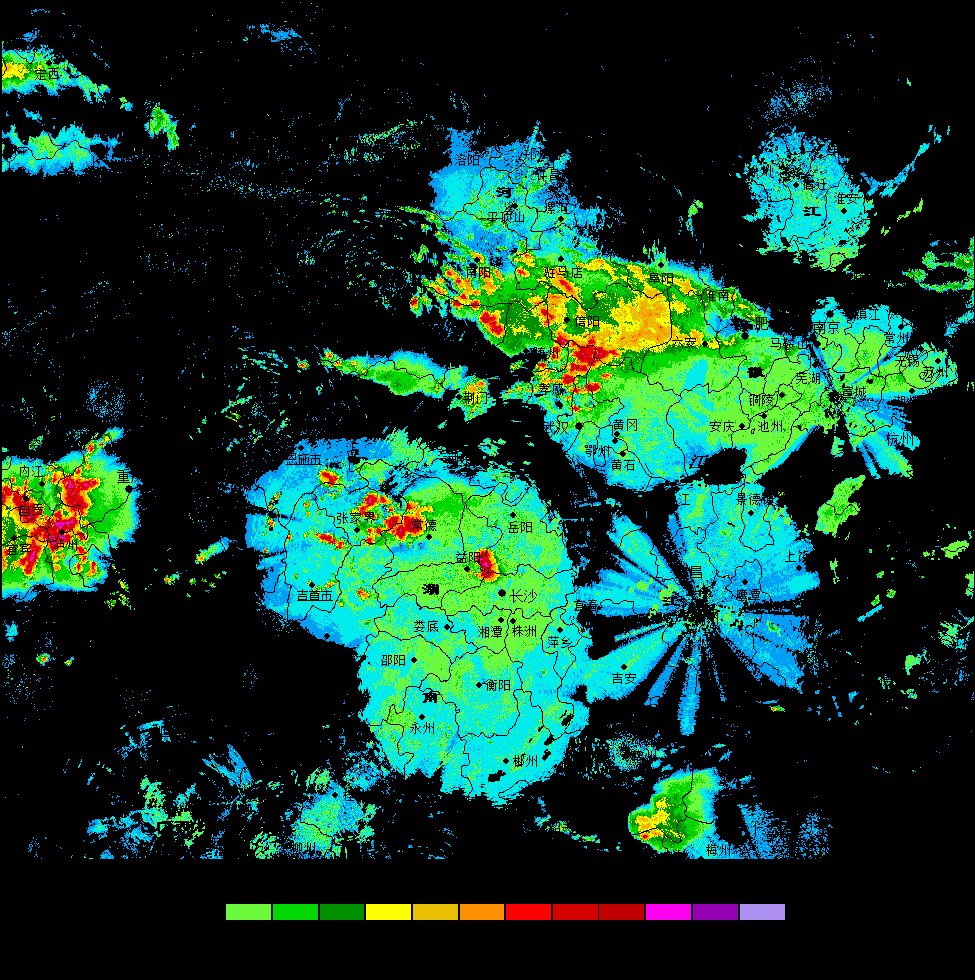
#> input picture resource/filtered_image.png, 975 x 980 px
$ python gray_rader.py
#> lines starting #> are read from the running program, lines starting #| are printed output that depends on the picture
import cv2


color_radar_image = cv2.imread('filtered_image.png')
#> color_radar_image is the input picture: shape (980, 975, 3); mean B, G, R 40.7, 59.6, 14.9

gray_radar_image = cv2.cvtColor(color_radar_image, cv2.COLOR_BGR2GRAY)
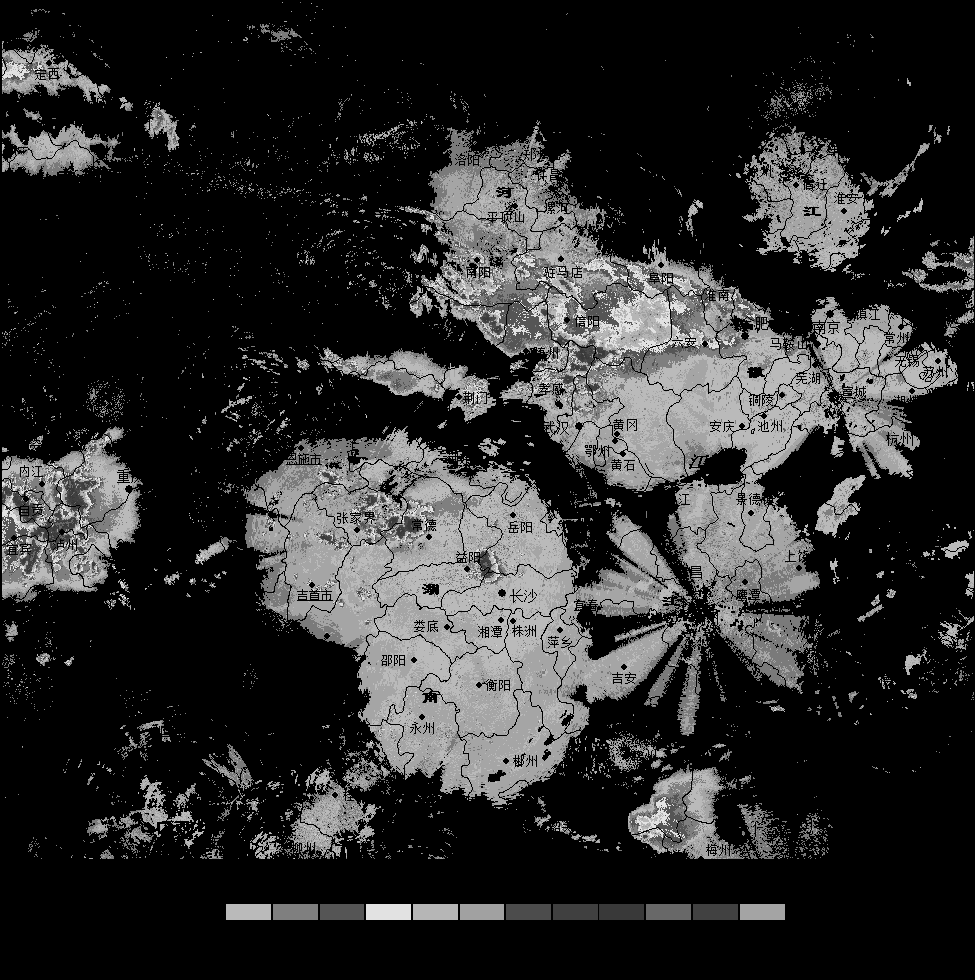
#> gray_radar_image: shape (980, 975); min 0, max 226, mean 44

cv2.imshow('Gray Radar Image', gray_radar_image)
cv2.waitKey(0)
cv2.destroyAllWindows()
cv2.imwrite('gray_radar_image.png', gray_radar_image)
